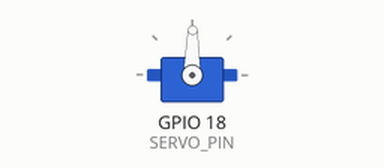
Simulated run of this sketch. Board: ESP32. Parts: servo.

Above: at 0.05 s.
At 2.45 s:
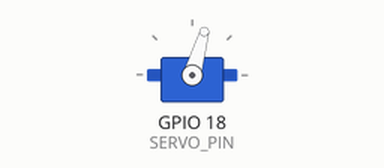
At 4.45 s:
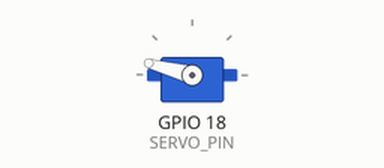
At 6.45 s:
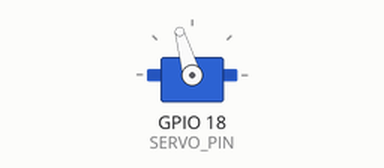
Timing chart, 0 to 10.4 s (numbered marks = the images above):
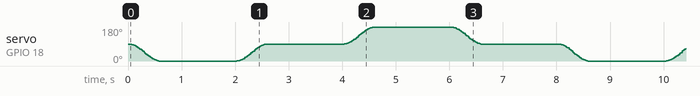

The sketch:

servo_motor.ino
```cpp
#include <Arduino.h>
#include <ESP32Servo.h>

// ----- wiring -----
// MG90S signal -> GPIO 18
// Power the servo from 5V (prefer external 5V >= 1A) and tie grounds together.

const int SERVO_PIN = 18;

// Tune these if your MG90S hits end-stops or doesn’t reach full travel
const int MIN_US = 500;   // try 600 if it buzzes at 0°
const int MAX_US = 2400;  // try 2300 if it hits the end at 180°

Servo servo;

// Sequence: 0° -> 90° -> 180° -> 90° -> repeat
const int positions[] = {0, 90, 180, 90};
const int numPositions = sizeof(positions) / sizeof(positions[0]);

// Timing
const uint32_t STEP_PERIOD_MS = 2000;   // total time per 90° step (move + dwell)
const uint32_t MOVE_TIME_MS   = 600;    // how long to ramp between angles (smoothness)
const uint32_t STEP_INTERVAL  = 10;     // update servo every 10 ms during motion

// State
int currentDeg = 90;
int targetIdx  = 0;
int startDeg   = 90;
uint32_t moveStartMs = 0;
uint32_t lastUpdateMs = 0;
bool moving = false;

// Simple ease-in-out (cosine) for smoother motion than linear
// t in [0..1] -> eased t
float easeInOut(float t) {
  return 0.5f - 0.5f * cosf(t * PI);
}

void startMoveTo(int nextDeg) {
  startDeg = currentDeg;
  moving = true;
  moveStartMs = millis();
  lastUpdateMs = moveStartMs;
}

void setup() {
  // Reserve PWM timers (avoids conflicts with other PWM uses)
  ESP32PWM::allocateTimer(0);
  ESP32PWM::allocateTimer(1);
  ESP32PWM::allocateTimer(2);
  ESP32PWM::allocateTimer(3);

  servo.setPeriodHertz(50);                 // standard servo freq
  servo.attach(SERVO_PIN, MIN_US, MAX_US);  // attach with pulse limits
  currentDeg = 90;
  servo.write(currentDeg);

  // Begin first move
  startMoveTo(positions[targetIdx]);
}

void loop() {
  uint32_t now = millis();

  if (moving) {
    // Update every STEP_INTERVAL for a smooth path
    if (now - lastUpdateMs >= STEP_INTERVAL) {
      lastUpdateMs = now;
      uint32_t elapsed = now - moveStartMs;
      float t = (float)elapsed / (float)MOVE_TIME_MS;
      if (t >= 1.0f) {
        // Reached target
        currentDeg = positions[targetIdx];
        servo.write(currentDeg);
        moving = false;
        // Schedule when to start the next move so total step period is 2000 ms
        moveStartMs = now; // reuse as "finished at"
      } else {
        // Smoothly interpolate
        float e = easeInOut(t);
        int targetDeg = positions[targetIdx];
        int interp = startDeg + (int)roundf((targetDeg - startDeg) * e);
        currentDeg = interp;
        servo.write(currentDeg);
      }
    }
  } else {
    // Dwell until STEP_PERIOD_MS elapsed since the start of this step
    // (MOVE_TIME_MS was used for motion; the rest is idle)
    uint32_t finishedAt = moveStartMs; // set above when motion ended
    if (now - finishedAt >= (STEP_PERIOD_MS - MOVE_TIME_MS)) {
      // Advance to next waypoint and start the next smooth move
      targetIdx = (targetIdx + 1) % numPositions;
      startMoveTo(positions[targetIdx]);
    }
  }
}
```
